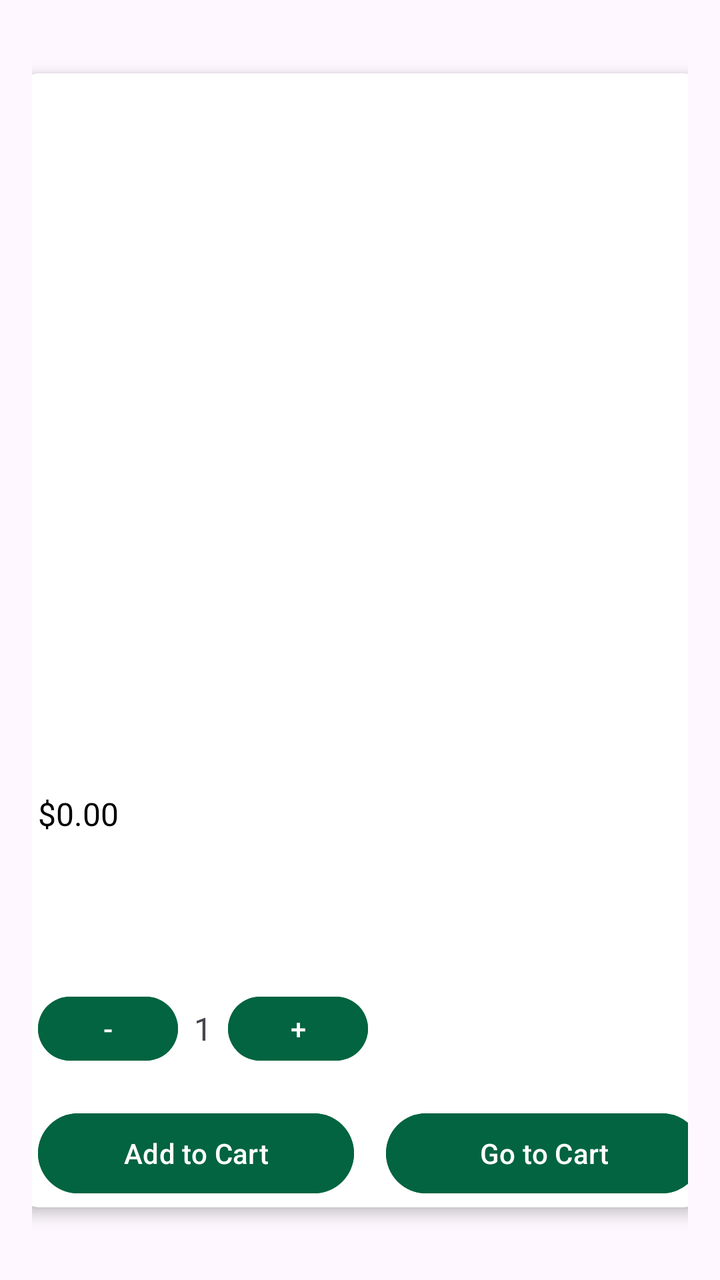
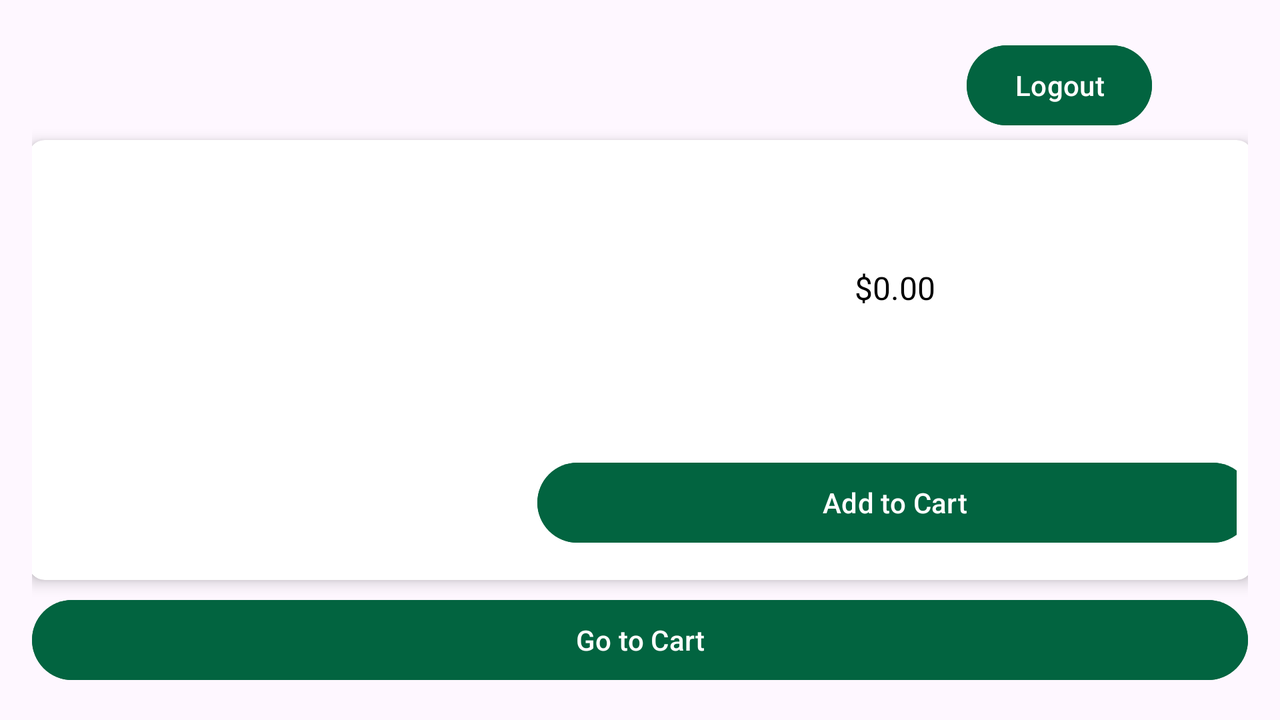

Compare how this app lays out the same screen by default and in its alternative resource folder. The renders come first, then the two layout files and the values they reference.
<!-- AndroidManifest.xml: application theme Theme.SoftNestECommerce -->
<!-- res/layout/products_detail.xml -->
<?xml version="1.0" encoding="utf-8"?>
<androidx.constraintlayout.widget.ConstraintLayout xmlns:android="http://schemas.android.com/apk/res/android"
    xmlns:app="http://schemas.android.com/apk/res-auto"
    xmlns:tools="http://schemas.android.com/tools"
    android:layout_width="match_parent"
    android:layout_height="match_parent"
    android:padding="16dp">

    <androidx.cardview.widget.CardView
        android:id="@+id/cardView"
        android:layout_width="339dp"
        android:layout_height="567dp"
        android:layout_margin="16dp"
        app:cardCornerRadius="8dp"
        app:cardElevation="4dp"
        app:layout_constraintBottom_toBottomOf="parent"
        app:layout_constraintEnd_toEndOf="parent"
        app:layout_constraintHeight_percent="1.0"
        app:layout_constraintStart_toStartOf="parent"
        app:layout_constraintTop_toTopOf="parent"
        app:layout_constraintWidth_percent="1.0">

        <androidx.constraintlayout.widget.ConstraintLayout
            android:layout_width="348dp"
            android:layout_height="572dp"
            android:padding="8dp">

            <ImageView
                android:id="@+id/product_image"
                android:layout_width="329dp"
                android:layout_height="283dp"
                android:scaleType="fitCenter"
                app:layout_constraintBottom_toTopOf="@id/product_name"
                app:layout_constraintEnd_toEndOf="parent"
                app:layout_constraintHeight_percent="0.3"
                app:layout_constraintHorizontal_bias="0.0"
                app:layout_constraintStart_toStartOf="parent"
                app:layout_constraintTop_toTopOf="parent"
                app:layout_constraintWidth_percent="1.0" />

            <TextView
                android:id="@+id/product_name"
                android:layout_width="0dp"
                android:layout_height="wrap_content"
                android:layout_marginTop="36dp"
                android:fontFamily="@font/marcellus"
                android:textColor="@android:color/black"
                android:textSize="18sp"
                android:textStyle="bold"
                app:layout_constraintEnd_toEndOf="parent"
                app:layout_constraintHorizontal_bias="0.0"
                app:layout_constraintStart_toStartOf="parent"
                app:layout_constraintTop_toBottomOf="@id/product_image" />

            <TextView
                android:id="@+id/product_price"
                android:layout_width="0dp"
                android:layout_height="wrap_content"
                android:layout_marginTop="8dp"
                android:text="$0.00"
                android:textColor="@android:color/black"
                android:textSize="16sp"
                app:layout_constraintEnd_toEndOf="parent"
                app:layout_constraintStart_toStartOf="parent"
                app:layout_constraintTop_toBottomOf="@id/product_name" />

            <TextView
                android:id="@+id/product_description"
                android:layout_width="0dp"
                android:layout_height="wrap_content"
                android:layout_marginTop="16dp"
                android:textColor="@android:color/black"
                android:textSize="14sp"
                app:layout_constraintEnd_toEndOf="parent"
                app:layout_constraintStart_toStartOf="parent"
                app:layout_constraintTop_toBottomOf="@id/product_price" />

            <TextView
                android:id="@+id/product_quantity"
                android:layout_width="0dp"
                android:layout_height="wrap_content"
                android:layout_marginTop="16dp"
                android:textColor="@android:color/black"
                android:textSize="16sp"
                app:layout_constraintEnd_toEndOf="parent"
                app:layout_constraintHorizontal_bias="0.0"
                app:layout_constraintStart_toStartOf="parent"
                app:layout_constraintTop_toBottomOf="@id/product_description" />

            <LinearLayout
                android:layout_width="0dp"
                android:layout_height="wrap_content"
                android:layout_marginTop="4dp"
                android:orientation="horizontal"
                app:layout_constraintEnd_toEndOf="parent"
                app:layout_constraintHorizontal_bias="0.0"
                app:layout_constraintStart_toStartOf="parent"
                app:layout_constraintTop_toBottomOf="@id/product_quantity">

                <Button
                    android:id="@+id/decrement_button"
                    android:layout_width="70dp"
                    android:layout_height="40dp"
                    android:layout_marginEnd="8dp"
                    android:backgroundTint="@color/btnColor"
                    android:text="-" />

                <TextView
                    android:id="@+id/quantity_display"
                    android:layout_width="wrap_content"
                    android:layout_height="wrap_content"
                    android:layout_gravity="center_vertical"
                    android:text="1"
                    android:textSize="16sp" />

                <Button
                    android:id="@+id/increment_button"
                    android:layout_width="70dp"
                    android:layout_height="40dp"
                    android:layout_marginStart="8dp"
                    android:backgroundTint="@color/btnColor"
                    android:text="+" />
            </LinearLayout>

            <LinearLayout
                android:layout_width="0dp"
                android:layout_height="wrap_content"
                android:layout_marginTop="16dp"
                android:orientation="horizontal"
                app:layout_constraintBottom_toBottomOf="parent"
                app:layout_constraintEnd_toEndOf="parent"
                app:layout_constraintStart_toStartOf="parent">

                <Button
                    android:id="@+id/add_to_cart_button"
                    android:layout_width="0dp"
                    android:layout_height="wrap_content"
                    android:layout_marginEnd="8dp"
                    android:layout_weight="1"
                    android:backgroundTint="@color/btnColor"
                    android:text="Add to Cart" />

                <Button
                    android:id="@+id/go_to_cart_button"
                    android:layout_width="0dp"
                    android:layout_height="wrap_content"
                    android:layout_marginStart="8dp"
                    android:layout_weight="1"
                    android:backgroundTint="@color/btnColor"
                    android:text="Go to Cart" />
            </LinearLayout>
        </androidx.constraintlayout.widget.ConstraintLayout>
    </androidx.cardview.widget.CardView>

    <Button
        android:id="@+id/Logout"
        android:layout_width="wrap_content"
        android:layout_height="wrap_content"
        android:layout_marginStart="288dp"
        android:layout_marginTop="21dp"
        android:layout_marginEnd="14dp"
        android:layout_marginBottom="3dp"
        android:backgroundTint="@color/btnColor"
        android:text="Logout"
        app:layout_constraintBottom_toTopOf="@+id/cardView"
        app:layout_constraintEnd_toEndOf="parent"
        app:layout_constraintStart_toStartOf="parent"
        app:layout_constraintTop_toTopOf="parent" />

</androidx.constraintlayout.widget.ConstraintLayout>
<!-- resources referenced by this layout -->
<resources>
  <color name="btnColor">#026440</color>
  <style name="Theme.SoftNestECommerce" parent="Base.Theme.SoftNestECommerce" />
  <style name="Base.Theme.SoftNestECommerce" parent="Theme.Material3.DayNight.NoActionBar">
          
          
      </style>
</resources>
<!-- res/layout-land/products_detail.xml (the repository's variant of the layout above) -->
<!-- drawn on the phone turned sideways -->
<?xml version="1.0" encoding="utf-8"?>
<androidx.constraintlayout.widget.ConstraintLayout xmlns:android="http://schemas.android.com/apk/res/android"
    xmlns:app="http://schemas.android.com/apk/res-auto"
    xmlns:tools="http://schemas.android.com/tools"
    android:layout_width="match_parent"
    android:layout_height="match_parent"
    android:padding="16dp">

    
    <androidx.cardview.widget.CardView
        android:id="@+id/cardView"
        android:layout_width="612dp"
        android:layout_height="220dp"
        android:layout_margin="16dp"
        app:cardCornerRadius="8dp"
        app:cardElevation="4dp"
        app:layout_constraintBottom_toBottomOf="parent"
        app:layout_constraintEnd_toEndOf="parent"
        app:layout_constraintStart_toStartOf="parent"
        app:layout_constraintTop_toTopOf="parent">

        
        <androidx.constraintlayout.widget.ConstraintLayout
            android:layout_width="match_parent"
            android:layout_height="match_parent"
            android:padding="8dp">

            
            <ImageView
                android:id="@+id/product_image"
                android:layout_width="0dp"
                android:layout_height="wrap_content"
                android:layout_marginEnd="8dp"
                android:scaleType="fitCenter"
                app:layout_constraintBottom_toBottomOf="parent"
                app:layout_constraintEnd_toStartOf="@id/product_info"
                app:layout_constraintStart_toStartOf="parent"
                app:layout_constraintTop_toTopOf="parent"
                app:layout_constraintWidth_percent="0.4" />

            
            <androidx.constraintlayout.widget.ConstraintLayout
                android:id="@+id/product_info"
                android:layout_width="0dp"
                android:layout_height="wrap_content"
                app:layout_constraintBottom_toBottomOf="parent"
                app:layout_constraintEnd_toEndOf="parent"
                app:layout_constraintStart_toEndOf="@id/product_image"
                app:layout_constraintTop_toTopOf="parent"
                app:layout_constraintWidth_percent="0.6">

                
                <TextView
                    android:id="@+id/product_name"
                    android:layout_width="wrap_content"
                    android:layout_height="wrap_content"
                    android:layout_marginTop="16dp"
                    android:fontFamily="@font/marcellus"
                    android:textColor="@android:color/black"
                    android:textSize="18sp"
                    android:textStyle="bold"
                    app:layout_constraintEnd_toEndOf="parent"
                    app:layout_constraintStart_toStartOf="parent"
                    app:layout_constraintTop_toTopOf="parent" />

                
                <TextView
                    android:id="@+id/product_price"
                    android:layout_width="wrap_content"
                    android:layout_height="wrap_content"
                    android:layout_marginTop="8dp"
                    android:text="$0.00"
                    android:textColor="@android:color/black"
                    android:textSize="16sp"
                    app:layout_constraintEnd_toEndOf="parent"
                    app:layout_constraintStart_toStartOf="parent"
                    app:layout_constraintTop_toBottomOf="@id/product_name" />

                
                <TextView
                    android:id="@+id/product_description"
                    android:layout_width="wrap_content"
                    android:layout_height="wrap_content"
                    android:layout_marginTop="16dp"
                    android:textColor="@android:color/black"
                    android:textSize="14sp"
                    app:layout_constraintEnd_toEndOf="parent"
                    app:layout_constraintStart_toStartOf="parent"
                    app:layout_constraintTop_toBottomOf="@id/product_price" />

                
                <TextView
                    android:id="@+id/product_quantity"
                    android:layout_width="wrap_content"
                    android:layout_height="wrap_content"
                    android:layout_marginTop="16dp"
                    android:textColor="@android:color/black"
                    android:textSize="16sp"
                    app:layout_constraintEnd_toEndOf="parent"
                    app:layout_constraintStart_toStartOf="parent"
                    app:layout_constraintTop_toBottomOf="@id/product_description" />

                
                <LinearLayout
                    android:layout_width="wrap_content"
                    android:layout_height="wrap_content"
                    android:layout_marginTop="8dp"
                    android:orientation="horizontal"
                    app:layout_constraintBottom_toBottomOf="parent"
                    app:layout_constraintEnd_toEndOf="parent"
                    app:layout_constraintStart_toStartOf="parent"
                    app:layout_constraintTop_toBottomOf="@id/product_quantity">

                    <Button
                        android:id="@+id/decrement_button"
                        android:layout_width="70dp"
                        android:layout_height="40dp"
                        android:backgroundTint="@color/btnColor"
                        android:text="-"
                        app:layout_constraintEnd_toStartOf="@id/quantity_display" />

                    <TextView
                        android:id="@+id/quantity_display"
                        android:layout_width="wrap_content"
                        android:layout_height="wrap_content"
                        android:gravity="center_vertical"
                        android:paddingHorizontal="16dp"
                        android:text="1"
                        android:textSize="16sp" />

                    <Button
                        android:id="@+id/increment_button"
                        android:layout_width="70dp"
                        android:layout_height="40dp"
                        android:backgroundTint="@color/btnColor"
                        android:text="+"
                        app:layout_constraintStart_toEndOf="@id/quantity_display" />

                </LinearLayout>

                
                <Button
                    android:id="@+id/add_to_cart_button"
                    android:layout_width="0dp"
                    android:layout_height="wrap_content"
                    android:layout_weight="1"
                    android:backgroundTint="@color/btnColor"
                    android:text="Add to Cart"
                    app:layout_constraintBottom_toBottomOf="parent"
                    app:layout_constraintEnd_toEndOf="parent"
                    app:layout_constraintStart_toStartOf="parent"
                    app:layout_constraintTop_toBottomOf="@id/decrement_button" />

            </androidx.constraintlayout.widget.ConstraintLayout>

        </androidx.constraintlayout.widget.ConstraintLayout>
    </androidx.cardview.widget.CardView>

    
    <Button
        android:id="@+id/Logout"
        android:layout_width="wrap_content"
        android:layout_height="wrap_content"
        android:backgroundTint="@color/btnColor"
        android:text="Logout"
        app:layout_constraintBottom_toTopOf="@+id/cardView"
        app:layout_constraintEnd_toEndOf="parent"
        app:layout_constraintStart_toStartOf="parent"
        app:layout_constraintTop_toTopOf="parent"
        app:layout_constraintHorizontal_bias="0.907"
        app:layout_constraintVertical_bias="0.47" />

    
    <Button
        android:id="@+id/go_to_cart_button"
        android:layout_width="0dp"
        android:layout_height="wrap_content"
        android:layout_weight="1"
        android:backgroundTint="@color/btnColor"
        android:text="Go to Cart"
        app:layout_constraintBottom_toBottomOf="parent"
        app:layout_constraintEnd_toEndOf="parent"
        app:layout_constraintHorizontal_bias="0.0"
        app:layout_constraintStart_toStartOf="parent"
        app:layout_constraintTop_toBottomOf="@id/add_to_cart_button"
        app:layout_constraintVertical_bias="1.0" />

</androidx.constraintlayout.widget.ConstraintLayout>
